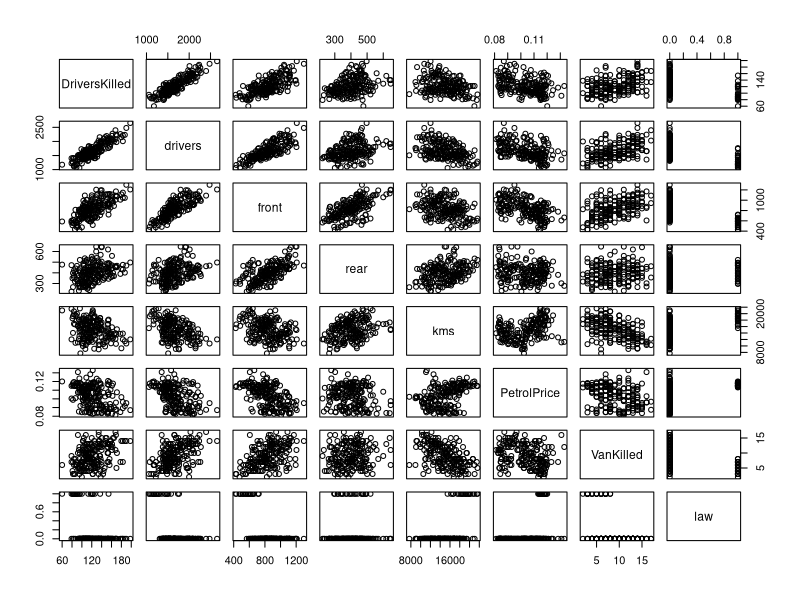
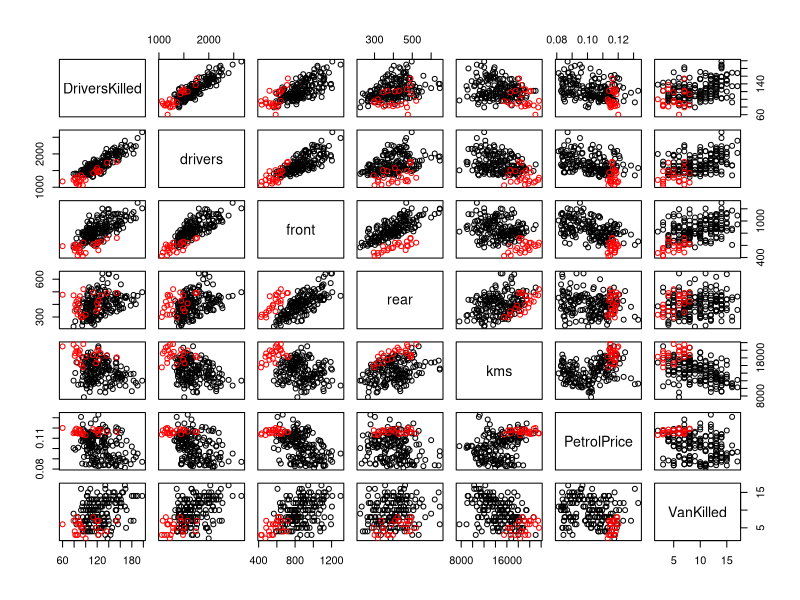
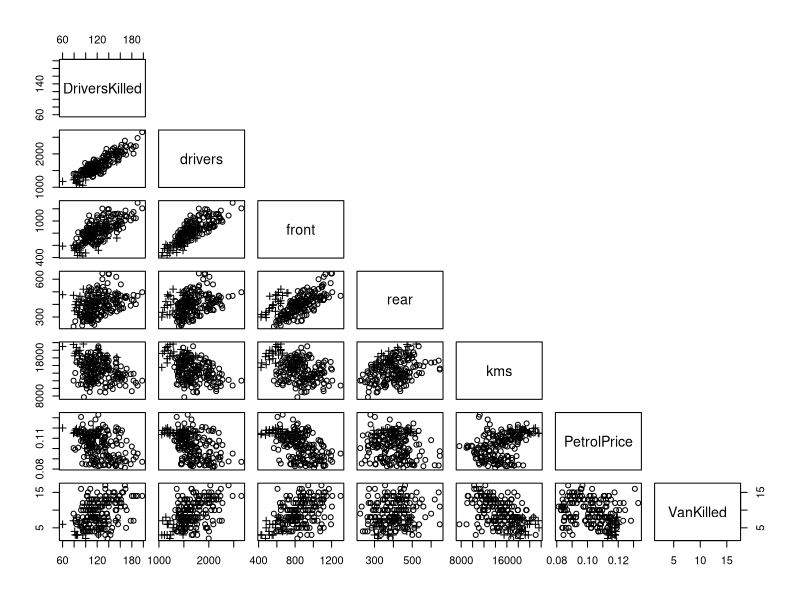
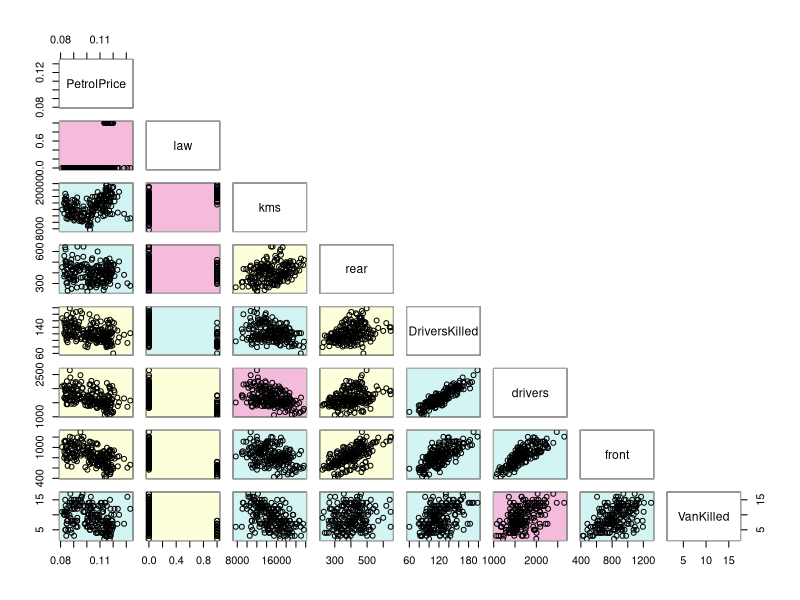
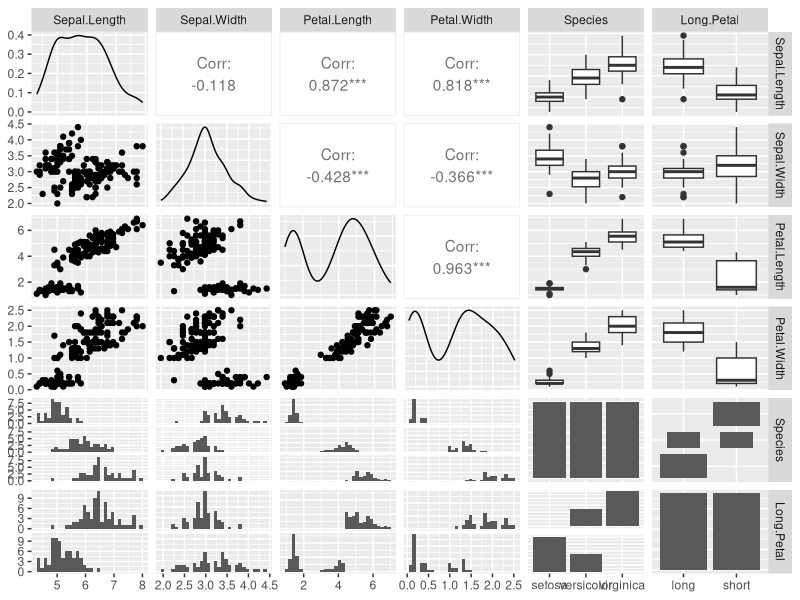
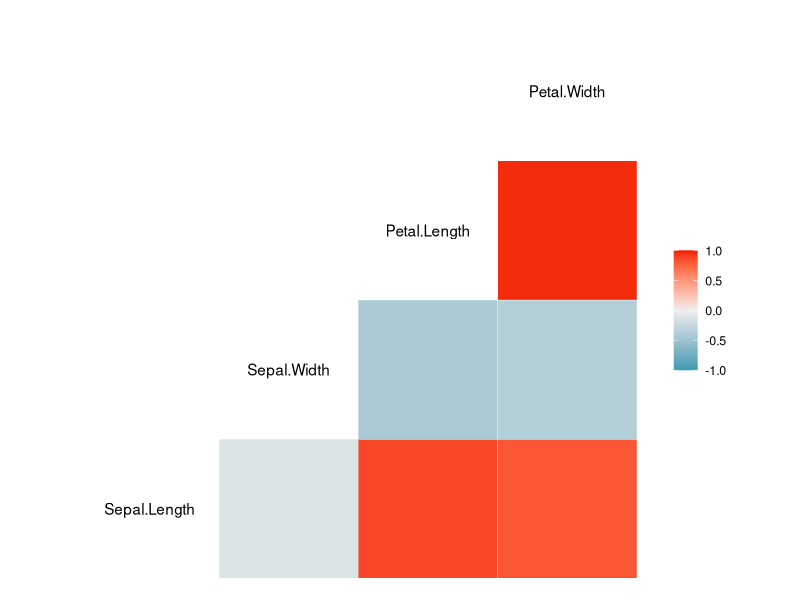

These charts were generated, in order, by the following R code:
# https://jtr13.github.io/spring19/Community_Contribution_Group16.html
# change with ecological data from vegan

library(gclus)
library(GGally)

data("Seatbelts")
Seatbelts.df <- as.data.frame(Seatbelts)

# Part 1: Plotting the pure scatterplot matrix
# pairs from Base R
pairs(Seatbelts)

# Coloring points by different level of variable "law"
pairs(Seatbelts.df[,1:7], col=ifelse(Seatbelts.df$law==0, "black", "red"))

# changing shape of scatterplots
pairs(Seatbelts.df[,1:7],pch=ifelse(Seatbelts.df$law==0, 1,3), upper.panel = NULL)

## Loading required package: cluster
sb.cor <- cor(Seatbelts.df)
# assign color
sb.color <- dmat.color(sb.cor)
# assign order
sb.o <- order.hclust(sb.cor)
cpairs(Seatbelts, order= sb.o,panel.color= sb.color,upper.panel=NULL)

# Part 2: The GG family
iris$Long.Petal<-as.factor(ifelse(iris$Petal.Length>median(iris$Petal.Length), "long", "short"))

ggpairs(iris)

# function ggcorr in "ggplot2"
library(ggplot2)
ggcorr(iris)
